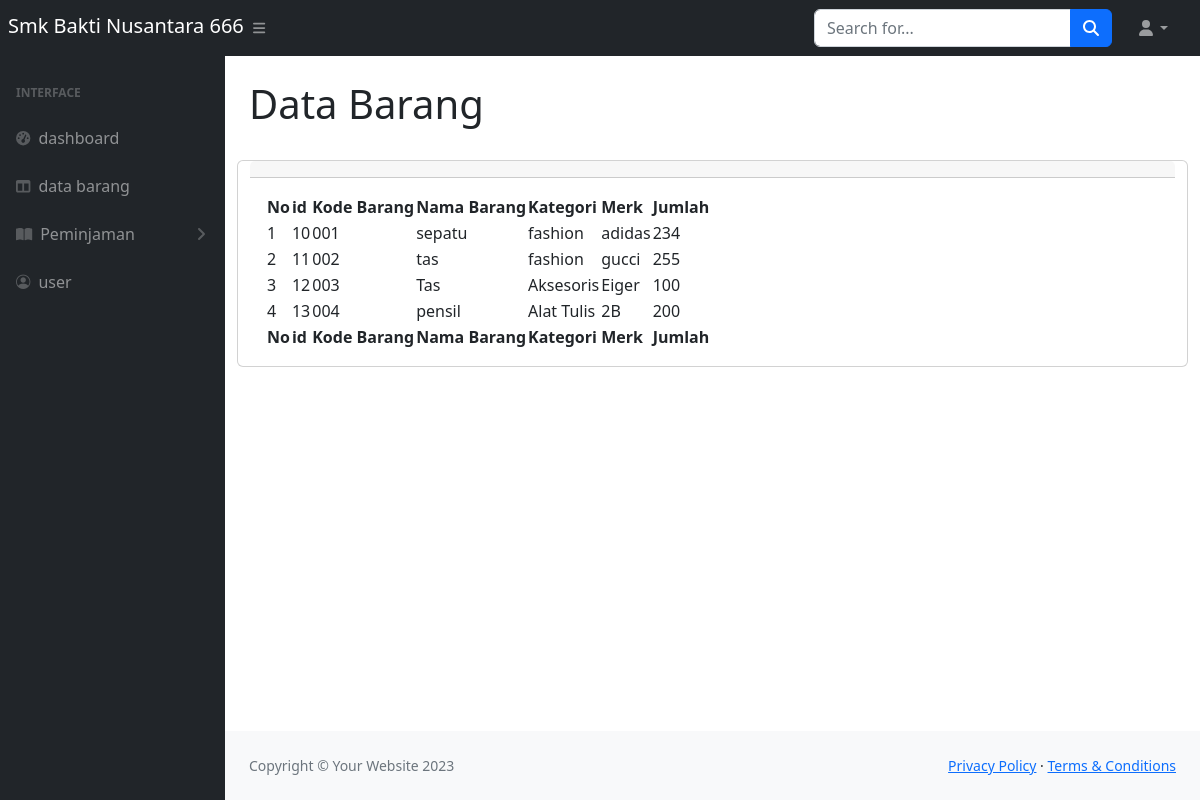
The page /data_peminjaman.php on the database its author committed.
### tables this page shows
CREATE TABLE `barang` (
  `id` int(11) NOT NULL,
  `kode_brg` varchar(255) NOT NULL,
  `nama_brg` varchar(255) NOT NULL,
  `kategori` varchar(25) NOT NULL,
  `merk` varchar(25) NOT NULL,
  `jumlah` int(11) NOT NULL
);

### database.php (called while the page is built, shortened)
<?php
    $conn=mysqli_connect(DB_HOST, DB_USER, DB_PASS, DB_NAME) or die("Gagal terhubung dengan Database: " . mysqli_error($dbconnect));
    function query($query)
    {
        global $conn;
        $result=mysqli_query($conn,$query);
        $rows=[];
        while($row = mysqli_fetch_assoc($result)) {
            $rows[] = $row;
        }
        return $rows;
    }
?>

### data_peminjaman.php (the view, shortened to what this page needs)
<?php
require 'database.php';
$tampil = query("SELECT * FROM barang");
?>
<!DOCTYPE html>
<html lang="en">
    <head>
        <link href="https://cdn.jsdelivr.net/npm/simple-datatables@7.1.2/dist/style.min.css" rel="stylesheet" />
        <link href="css/styles.css" rel="stylesheet" />
    </head>
    <body class="sb-nav-fixed">
        <nav class="sb-topnav navbar navbar-expand navbar-dark bg-dark">
            <h4><a class="navbar-brand ps-2" href="index.php">Smk Bakti Nusantara 666</a></h4>
            <button class="btn btn-link btn-sm order-1 order-lg-0 me-4 me-lg-0" id="sidebarToggle" href="#!"><i class="fas fa-bars"></i></button>
                <form class="d-none d-md-inline-block form-inline ms-auto me-0 me-md-3 my-2 my-md-0">
                    <div class="input-group">
                        <input class="form-control" type="text" placeholder="Search for..." aria-label="Search for..." aria-describedby="btnNavbarSearch" />
                        <button class="btn btn-primary" id="btnNavbarSearch" type="button"><i class="fas fa-search"></i></button>
                    </div>
                </form>
            <ul class="navbar-nav ms-auto ms-md-0 me-3 me-lg-4">
                <li class="nav-item dropdown">
                    <a class="nav-link dropdown-toggle" id="navbarDropdown" href="#" role="button" data-bs-toggle="dropdown" aria-expanded="false"><i class="fas fa-user fa-fw"></i></a>
                </li>
            </ul>
        </nav>
        <div id="layoutSidenav">
            <div id="layoutSidenav_nav">
                <nav class="sb-sidenav accordion sb-sidenav-dark" id="sidenavAccordion">
                    <div class="sb-sidenav-menu">
                        <div class="nav">
                            <div class="sb-sidenav-menu-heading">interface</div>
                            <a class="nav-link" href="index.php">
                                <div class="sb-nav-link-icon"><i class="fas fa-tachometer-alt"></i></div>
                                dashboard
                            </a>
                            <a class="nav-link" href="data_barang.php">
                                <div class="sb-nav-link-icon"><i class="fas fa-columns"></i></div>
                                data barang
                            </a>
                            <a class="nav-link collapsed" href="#" data-bs-toggle="collapse" data-bs-target="#collapsePages" aria-expanded="false" aria-controls="collapsePages">
                                <div class="sb-nav-link-icon"><i class="fas fa-book-open"></i></div>
                                Peminjaman
                                <div class="sb-sidenav-collapse-arrow"><i class="fas fa-angle-down"></i></div>
                            </a>
                            <a class="nav-link" href="index.php">
                                <div class="sb-nav-link-icon"><i class="bi bi-person-circle"></i></div>
                                user
                            </a>
                        </div>
                    </div>
                </nav>
            </div>
            <div id="layoutSidenav_content">
                <main>
                    <div class="container-fluid px-4">
                        <h1 class="mt-4">Data Barang</h1>
                        <br>
                        <div class="row">
                        <div class="card mb-4">
                            <div class="card-header">
                            </div>
                            <div class="card-body">
                                <table id="datatablesSimple">
                                    <thead>
                                        <tr>
                                            <th>No</th>
                                            <th>id</th>
                                            <th>Kode Barang</th>
                                            <th>Nama Barang</th>
                                            <th>Kategori</th>
                                            <th>Merk</th>
                                            <th>Jumlah</th>
                                            <th></th>
                                        </tr>
                                    </thead>
                                    <tfoot>
                                        <tr>
                                            <th>No</th>
                                            <th>id</th>
                                            <th>Kode Barang</th>
                                            <th>Nama Barang</th>
                                            <th>Kategori</th>
                                            <th>Merk</th>
                                            <th>Jumlah</th>
                                            <th></th>
                                        </tr>
                                    </tfoot>
                                    <tbody>
                                        <?php
                                        $no =1;
                                        foreach ($tampil as $data):?>
                                        <tr>
                                            <td><?php echo $no;?></td>
                                            <td><?php echo "$data[id]";?></td>
                                            <td><?php echo "$data[kode_brg]";?></td>
                                            <td><?php echo "$data[nama_brg]";?></td>
                                            <td><?php echo "$data[kategori]";?></td>
                                            <td><?php echo "$data[merk]";?></td>
                                            <td><?php echo "$data[jumlah]";?></td>
                                            <td></td>
                                        </tr>
                                        <?php
                                        $no++;
                                        endforeach;
                                        ?>
                                    </tbody>
                                </table>
                            </div>
                        </div>
                    </div>
                </main>
                <footer class="py-4 bg-light mt-auto">
                    <div class="container-fluid px-4">
                        <div class="d-flex align-items-center justify-content-between small">
                            <div class="text-muted">Copyright &copy; Your Website 2023</div>
                            <div>
                                <a href="#">Privacy Policy</a>
                                &middot;
                                <a href="#">Terms &amp; Conditions</a>
                            </div>
                        </div>
                    </div>
                </footer>
            </div>
        </div>
        <link rel="stylesheet" href="https://cdn.jsdelivr.net/npm/bootstrap-icons@1.11.3/font/bootstrap-icons.min.css">
    </body>
</html>

### rows shown on the page
barang: id "10", kode_brg "001", nama_brg "sepatu", kategori "fashion", merk "adidas", jumlah "234"
barang: id "11", kode_brg "002", nama_brg "tas", kategori "fashion", merk "gucci", jumlah "255"
barang: id "12", kode_brg "003", nama_brg "Tas", kategori "Aksesoris", merk "Eiger", jumlah "100"
barang: id "13", kode_brg "004", nama_brg "pensil", kategori "Alat Tulis", merk "2B", jumlah "200"
